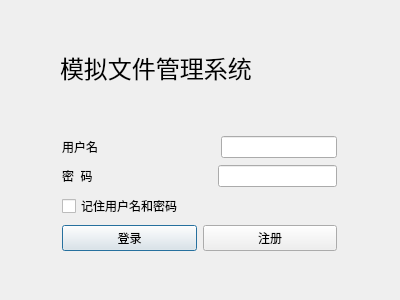
<?xml version="1.0" encoding="UTF-8"?>
<ui version="4.0">
 <class>LoginDialog</class>
 <widget class="QDialog" name="LoginDialog">
  <property name="geometry">
   <rect>
    <x>0</x>
    <y>0</y>
    <width>400</width>
    <height>300</height>
   </rect>
  </property>
  <property name="windowTitle">
   <string>模拟文件管理系统--登录</string>
  </property>
  <property name="windowIcon">
   <iconset theme="system-log-out"/>
  </property>
  <property name="styleSheet">
   <string notr="true">#LoginDialog{background-image: url(:/image/350.jpg);}
</string>
  </property>
  <widget class="QLabel" name="label">
   <property name="geometry">
    <rect>
     <x>60</x>
     <y>43</y>
     <width>301</width>
     <height>49</height>
    </rect>
   </property>
   <property name="font">
    <font>
     <family>Agency FB</family>
     <pointsize>18</pointsize>
    </font>
   </property>
   <property name="text">
    <string>模拟文件管理系统</string>
   </property>
  </widget>
  <widget class="QWidget" name="layoutWidget">
   <property name="geometry">
    <rect>
     <x>62</x>
     <y>135</y>
     <width>275</width>
     <height>121</height>
    </rect>
   </property>
   <layout class="QVBoxLayout" name="verticalLayout">
    <item>
     <layout class="QHBoxLayout" name="horizontalLayout_4">
      <item>
       <widget class="QLabel" name="label_2">
        <property name="text">
         <string>用户名</string>
        </property>
       </widget>
      </item>
      <item>
       <spacer name="horizontalSpacer_2">
        <property name="orientation">
         <enum>Qt::Horizontal</enum>
        </property>
        <property name="sizeHint" stdset="0">
         <size>
          <width>40</width>
          <height>20</height>
         </size>
        </property>
       </spacer>
      </item>
      <item>
       <widget class="QLineEdit" name="lineEdit"/>
      </item>
     </layout>
    </item>
    <item>
     <layout class="QHBoxLayout" name="horizontalLayout_3">
      <item>
       <widget class="QLabel" name="label_3">
        <property name="text">
         <string>密  码</string>
        </property>
       </widget>
      </item>
      <item>
       <spacer name="horizontalSpacer">
        <property name="orientation">
         <enum>Qt::Horizontal</enum>
        </property>
        <property name="sizeHint" stdset="0">
         <size>
          <width>40</width>
          <height>20</height>
         </size>
        </property>
       </spacer>
      </item>
      <item>
       <widget class="QLineEdit" name="lineEdit_2"/>
      </item>
     </layout>
    </item>
    <item>
     <layout class="QHBoxLayout" name="horizontalLayout_2">
      <item>
       <widget class="QCheckBox" name="checkBox">
        <property name="enabled">
         <bool>true</bool>
        </property>
        <property name="text">
         <string>记住用户名和密码</string>
        </property>
        <property name="checked">
         <bool>false</bool>
        </property>
       </widget>
      </item>
      <item>
       <spacer name="horizontalSpacer_3">
        <property name="orientation">
         <enum>Qt::Horizontal</enum>
        </property>
        <property name="sizeHint" stdset="0">
         <size>
          <width>40</width>
          <height>20</height>
         </size>
        </property>
       </spacer>
      </item>
     </layout>
    </item>
    <item>
     <layout class="QHBoxLayout" name="horizontalLayout">
      <item>
       <widget class="QPushButton" name="pushButton">
        <property name="text">
         <string>登录</string>
        </property>
       </widget>
      </item>
      <item>
       <widget class="QPushButton" name="pushButton_2">
        <property name="text">
         <string>注册</string>
        </property>
       </widget>
      </item>
     </layout>
    </item>
   </layout>
  </widget>
 </widget>
 <resources/>
 <connections/>
</ui>
